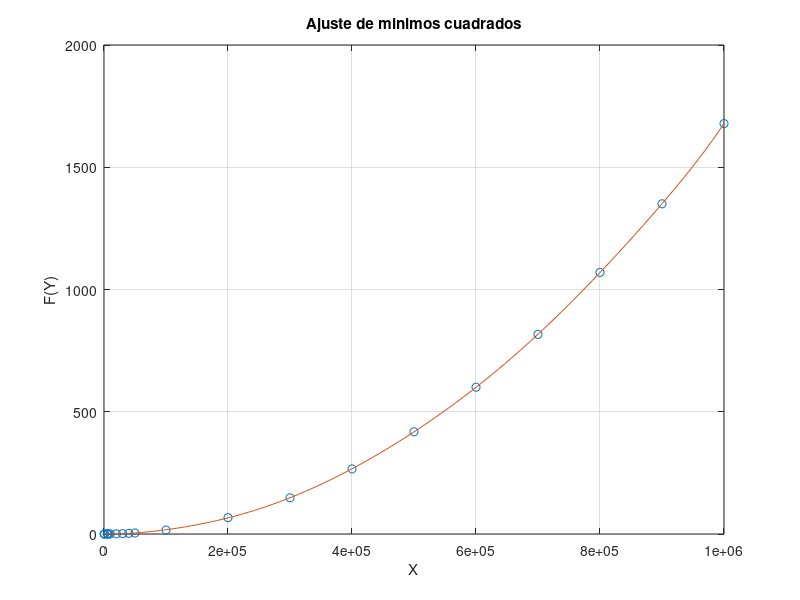

Write the MATLAB code that produced this figure.
%%VALORES DE X
x=[100 1000 5000 6000 7000 10000 20000 30000 40000 50000 100000 200000 300000 400000 500000 600000 700000 800000 900000 1000000];
 
%%VALORES DE Y = F(x)
y=[0.0000181198 0.0013468266 0.1684110165 0.1977450848 0.1977450848 0.1961019039 0.6910150051 1.5014197826 2.6849219799 4.1058280468 16.2450020313 66.8964540958 147.9996249676 266.2399590015 418.1758389473 600.2635281086 816.3263509274 1069.9553780556 1350.5419118404 1678.7060060501];

%%OBTENER UN POLINOMIO QUE SE AJUSTE A LOS PUNTOS X Y Y
n=8; 				%%GRADO DEL POLINOMIO DE AJUSTE
p=polyfit(x,y,n)	%%FUNCION QUE REALIZA EL AJUSTE POLINOMIAL

%%DONDE SE COMPARA LA CURVA AJUSTADA CONTRA LOS 
%%VALORES EXPERIMENTALES
xi=linspace(100,1000000);	%%ESPACIO DE PUNTOS PARA Xi
z=polyval(p,xi);				%%EVALUACION DEL POLINOMIO P EN EL ESPACIO Xi

%%SE CREA UN ESPACIO PARA REALIZAR UNA GRAFICA EN 
%%SE REALIZA LA FIGURA CORRESPONDIENTE
figure(1);
plot(x,y,'o',xi,z,'-'),grid;
ylabel('F(Y)');
xlabel('X');
title('Ajuste de minimos cuadrados');
